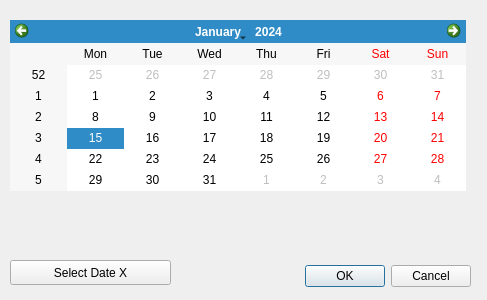
<?xml version="1.0" encoding="UTF-8"?>
<ui version="4.0">
 <class>DateSelectionDialog</class>
 <widget class="QDialog" name="DateSelectionDialog">
  <property name="geometry">
   <rect>
    <x>0</x>
    <y>0</y>
    <width>487</width>
    <height>300</height>
   </rect>
  </property>
  <property name="windowTitle">
   <string>Dialog</string>
  </property>
  <widget class="QDialogButtonBox" name="buttonBox">
   <property name="geometry">
    <rect>
     <x>130</x>
     <y>260</y>
     <width>341</width>
     <height>32</height>
    </rect>
   </property>
   <property name="orientation">
    <enum>Qt::Horizontal</enum>
   </property>
   <property name="standardButtons">
    <set>QDialogButtonBox::Cancel|QDialogButtonBox::Ok</set>
   </property>
  </widget>
  <widget class="QPushButton" name="pushButton">
   <property name="geometry">
    <rect>
     <x>10</x>
     <y>260</y>
     <width>161</width>
     <height>25</height>
    </rect>
   </property>
   <property name="text">
    <string>Select Date X</string>
   </property>
  </widget>
  <widget class="QCalendarWidget" name="calendarWidget">
   <property name="geometry">
    <rect>
     <x>10</x>
     <y>20</y>
     <width>456</width>
     <height>171</height>
    </rect>
   </property>
  </widget>
 </widget>
 <resources/>
 <connections>
  <connection>
   <sender>calendarWidget</sender>
   <signal>clicked(QDate)</signal>
   <receiver>pushButton</receiver>
   <slot>update()</slot>
   <hints>
    <hint type="sourcelabel">
     <x>291</x>
     <y>88</y>
    </hint>
    <hint type="destinationlabel">
     <x>101</x>
     <y>264</y>
    </hint>
   </hints>
  </connection>
 </connections>
</ui>
